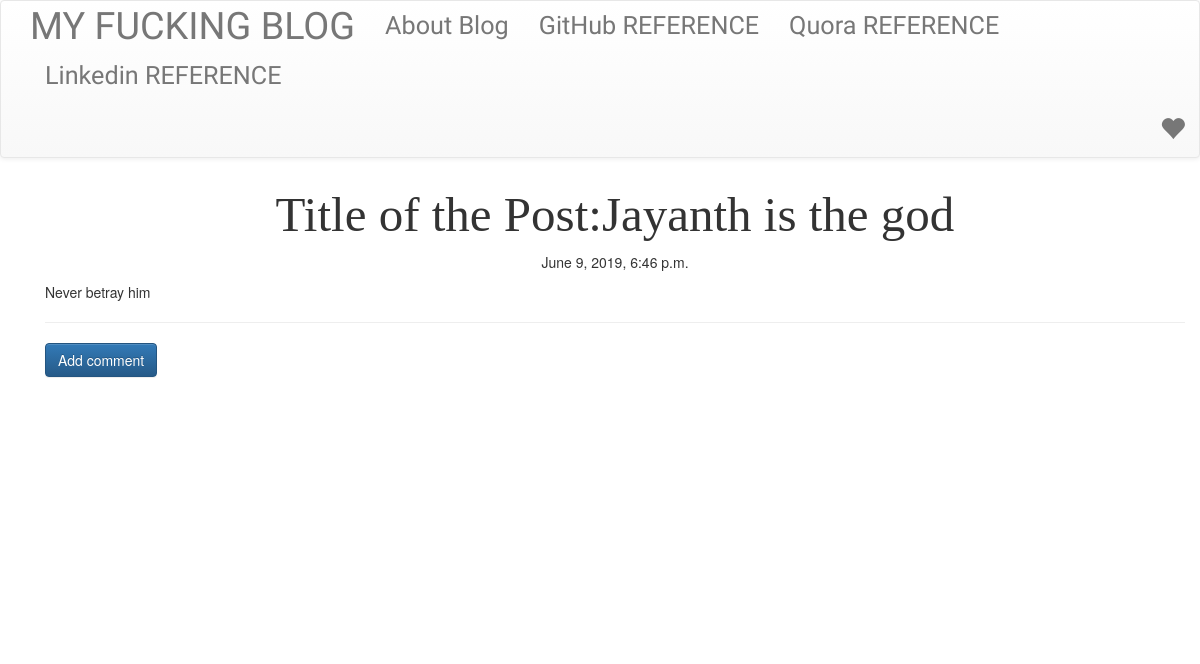
Page /post/3 on the earlier database version.
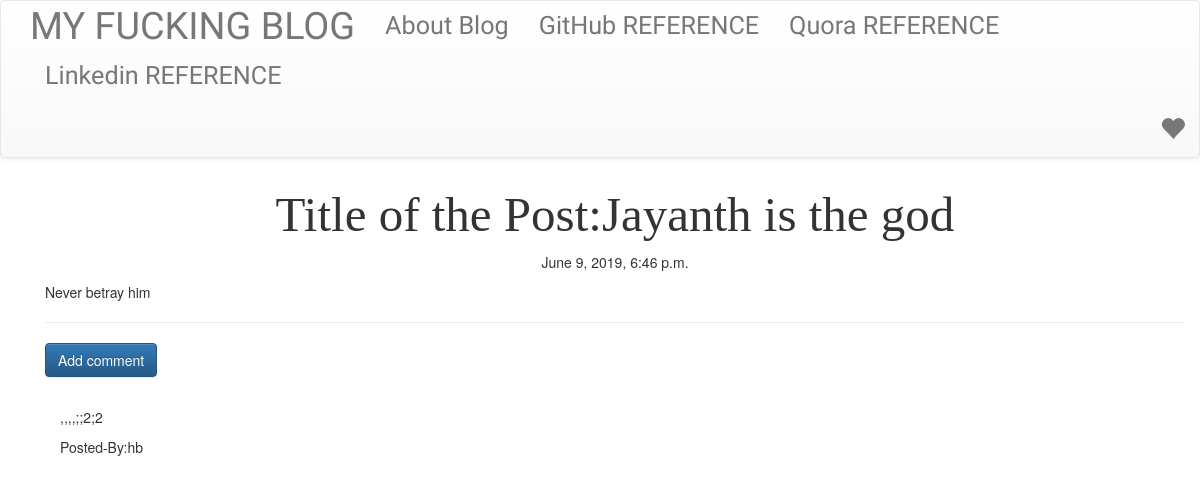
Same page on the later database version.
### blogs/models.py (models this page shows, shortened)
class Post(models.Model):
    class Meta:
        verbose_name='Post'
    author=models.ForeignKey('auth.User',on_delete=models.CASCADE,)
    title=models.CharField(max_length=100)
    content=models.TextField()
    createtime=models.DateTimeField(default=timezone.now)
    publishtime=models.DateTimeField(blank=True,null=True)

class Comment(models.Model):
    class Meta:
        verbose_name='Comment'
    post=models.ForeignKey('blogs.Post',related_name='comments',on_delete=models.CASCADE,)
    author=models.CharField(max_length=100)
    text=models.TextField()
    create_date=models.DateTimeField(default=timezone.now)
    approve_comment=models.BooleanField(default=False)

### blogs/views.py (the view)
# urls.py: url(r'^post/(?P<pk>\d+)$',views.PostDetailView.as_view(),name='post_detail'),
class PostDetailView(DetailView):
    model=Post

### blogs/templates/blogs/post_detail.html (shortened to what this page needs)
{% extends 'blogs/base.html'%}
{%block content%}
  <h1 class='posttitle loader'>Title of the Post:{{post.title}}</h1>
  {% if post.publishtime %}
  <div class="date postdate">
    {{post.publishtime}}
  </div>
  {%else%}
  <a class="btn btn-info" href="{%url 'post_publish' pk=post.pk %}">Publish</a>
  {%endif%}
  <p class="postcontent"> {{post.content|safe|linebreaksbr}}</p>
<hr>
<a class="btn btn-primary" href="{% url 'add_comment_to_post' pk=post.pk %}">Add comment</a>
<div class="container">
  {% for comment in post.comments.all %}
  <br>
  {% if user.is_authenticated or comment.approve_comment %}
      <p>{{comment.text|safe|linebreaks}}</p>
      <p>Posted-By:{{comment.author}}</p>
  {%endif%}
  {%empty%}
  <p>No Comments! Be the First to Post anything</p>
  {%endfor%}
</div>
{%endblock%}

### blogs/templates/blogs/base.html (shortened to what this page needs)
<!DOCTYPE html>
{% load staticfiles %}
<html lang="en" dir="ltr">
  <head>
    <link rel="stylesheet" href="https://maxcdn.bootstrapcdn.com/bootstrap/3.3.7/css/bootstrap.min.css">
    <link rel="stylesheet" href="https://maxcdn.bootstrapcdn.com/bootstrap/3.3.7/css/bootstrap-theme.min.css">
    <link rel="stylesheet" href="//cdn.jsdelivr.net/npm/medium-editor@latest/dist/css/medium-editor.min.css" type="text/css" media="screen" charset="utf-8">
    <link rel="stylesheet" href="{% static  'css/blogs.css' %}">
  </head>
  <body class="loader">
    <nav class="navbar navbar-default indieflower custom-navbar">
      <div class="container">
        <ul class='nav navbar-nav'>
          <li> <a class="navbar-brand bigfont" href="{% url 'post_list' %}">MY FUCKING BLOG</a></li>
          <li><a class="navbar-link" href="{% url 'about' %}">About Blog</a></li>
          <li><a class="navbar-link" href="https://github.com/">GitHub REFERENCE</a></li>
          <li><a class="navbar-link" href="https://www.quora.com/">Quora REFERENCE</a></li>
          <li><a class="navbar-link" href="https://www.linkedin.com/">Linkedin REFERENCE</a></li>
        </ul>
        <ul class='nav navbar-nav navbar-right'>
          {% if user.is_authenticated %}
          <li><a class="navbar-link" href="{%url 'post_new' %}">NewPost</a></li>
          <li><a class="navbar-link" href="{%url 'post_draft_list' %}">Drafts</a></li>
          <li><a class="navbar-link" href="{%url 'logout' %}">SIGN-OFF</a></li>
          <li><a> Hello!: {{user.username}}</a></li>
          {% else %}
          <li><a class="nav navbar-right" href="{%url 'login' %}"><span class="glyphicon glyphicon-heart"></span></a></li>
          {% endif %}
        </ul>
      </div>
    </nav>
    <div class="content container">
        <div class="row">
              <div class="col-md-8">
                    <div class="container">
                      {% block content %}
                      {% endblock %}
                  </div>
              </div>
          </div>
  </body>
</html>

### blogs/static/css/blogs.css (style rules this page uses)
.indieflower { font-family: 'Indie Flower', cursive; font-size: 1.8em; margin-bottom: 10px; }
.bigfont { font-size: 1.5em; }
.postdate { text-align: center; }
.posttitle { font-family: 'Bree Serif', serif; font-size: 3.5em; text-align: center; }
.postcontent { font-family: 'Montserrat'; font-size: 1.5em; }
.loader { filter:hue-rotate(0deg); color: linear-gradient(45deg,#0f8,#08f); animation:hue 5000ms infinite linear; }

Differences in the rows shown:
now on this page (row edited): Comment: text ",,,,;;2;2", author "hb"
